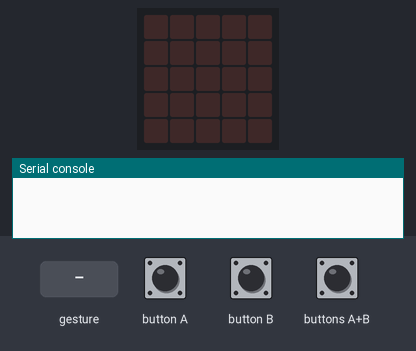
The program below on a simulated BBC micro:bit (MakeCode). On the bench: the board's 5×5 LED display, the last lines printed to the serial console. Inputs (shaded band) come from the test bench. No radio messages arrive unless stated (any console line starting 'radio sent:' is added by the test bench); a tilt is held for 1.5 s and a shake lasts 1 s, then the board lies face up again.

Above: at 1.2 s.
1.3 s: button A pressed for 0.15 s
At 2.6 s:
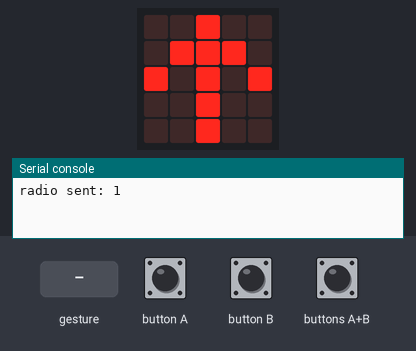
2.9 s: button B pressed for 0.15 s
At 4.0 s:
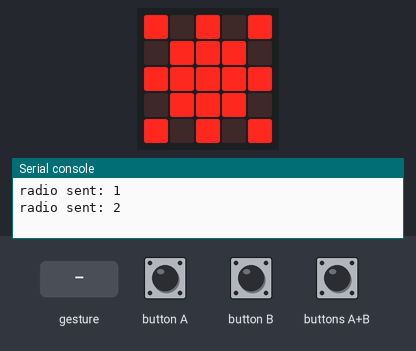
4.5 s: buttons A+B pressed for 0.15 s
At 5.2 s:
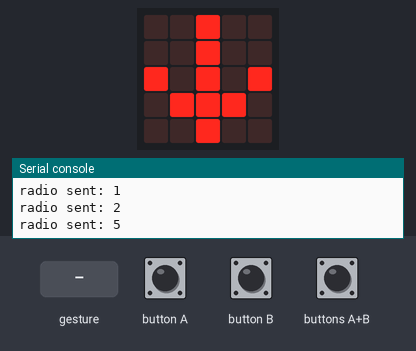
6.1 s: gesture 'tilt right'
At 7.0 s:
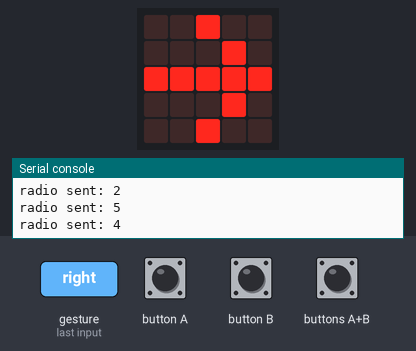
7.7 s: gesture 'logo up'
At 8.1 s:
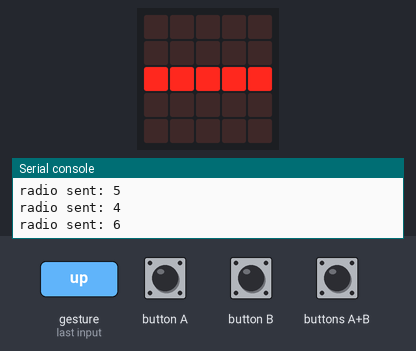
9.2 s: gesture 'tilt left'
At 10.5 s:
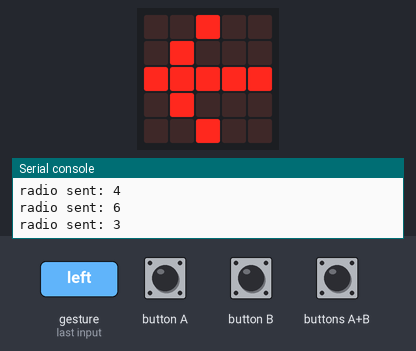
Timing chart, 0 to 11.8 s (numbered marks = the images above; inputs shaded):
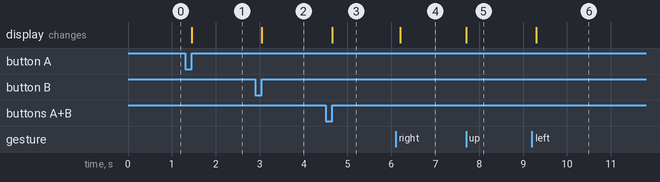

The program:

main.ts
```typescript
input.onButtonPressed(Button.A, function () {
    radio.sendNumber(1)
    basic.showLeds(`
        . . # . .
        . # # # .
        # . # . #
        . . # . .
        . . # . .
        `)
})
input.onGesture(Gesture.TiltRight, function () {
    radio.sendNumber(4)
    basic.showLeds(`
        . . # . .
        . . . # .
        # # # # #
        . . . # .
        . . # . .
        `)
})
input.onGesture(Gesture.LogoUp, function () {
    radio.sendNumber(6)
    basic.showLeds(`
        . . . . .
        . . . . .
        # # # # #
        . . . . .
        . . . . .
        `)
})
input.onButtonPressed(Button.AB, function () {
    radio.sendNumber(5)
    basic.showLeds(`
        . . # . .
        . . # . .
        # . # . #
        . # # # .
        . . # . .
        `)
})
input.onButtonPressed(Button.B, function () {
    radio.sendNumber(2)
    basic.showLeds(`
        # . # . #
        . # # # .
        # # # # #
        . # # # .
        # . # . #
        `)
})
input.onGesture(Gesture.TiltLeft, function () {
    radio.sendNumber(3)
    basic.showLeds(`
        . . # . .
        . # . . .
        # # # # #
        . # . . .
        . . # . .
        `)
})
radio.setGroup(1)
```

test.ts
```typescript
// testene settes inn her; disse vil ikke kompilert så lenge denne pakken blir brukt som en utvidelse.
```

Measured:
- after the input at 1.3 s, the display: changes after 0.15 s (image 1)
- after the input at 2.9 s, the display: changes after 0.15 s (image 2)
- after the input at 4.5 s, the display: changes after 0.15 s (image 3)
- after the input at 6.1 s, the display: changes after 0.10 s (image 4)
- after the input at 7.7 s, the display: changes at once (image 5)
- after the input at 9.2 s, the display: changes after 0.10 s (image 6)
